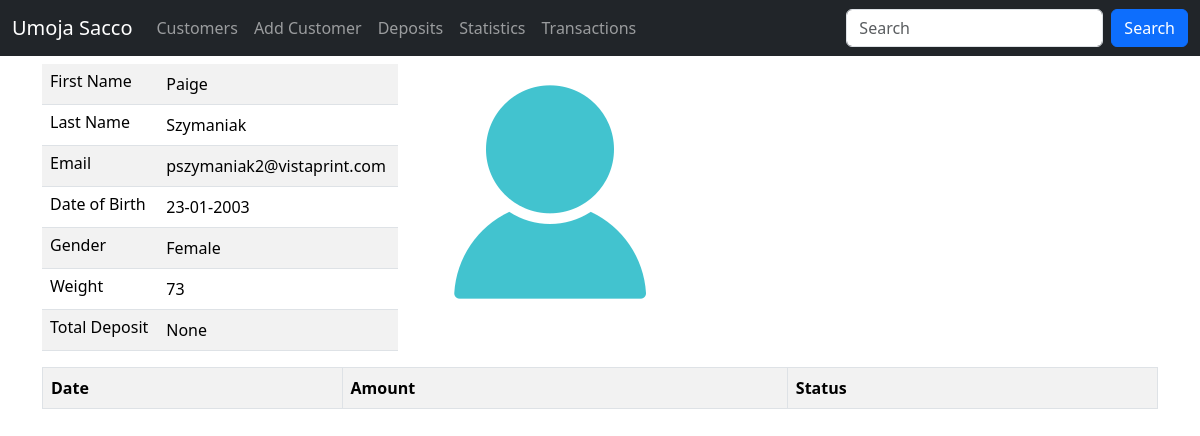
The page /customer/details/5 (signed in) on the database as committed earlier.
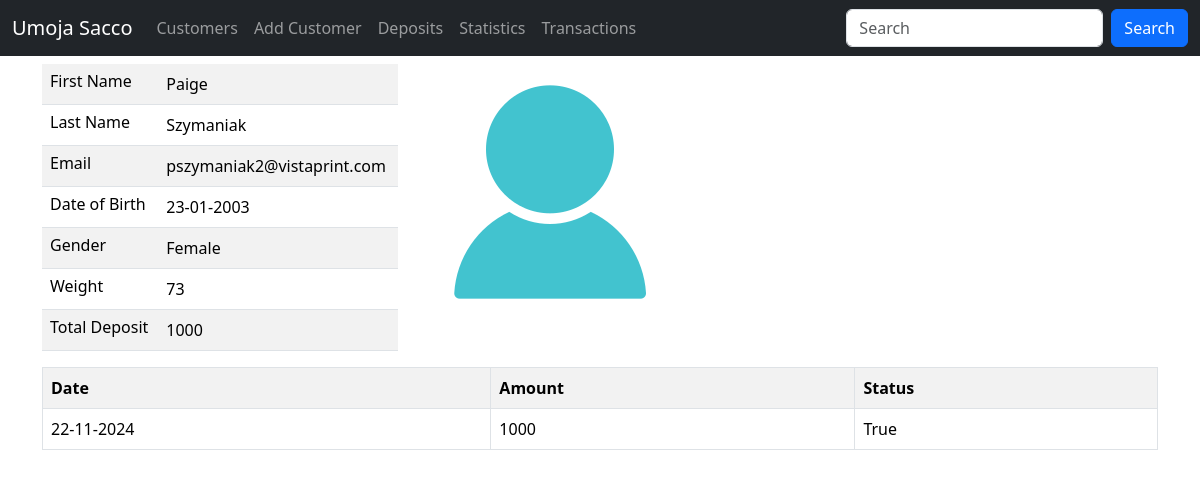
The same page on the database as committed later.
### sacco/models.py (models this page shows, shortened)
class Customer(models.Model):
    first_name = models.CharField(max_length=30)
    last_name = models.CharField(max_length=30)
    email = models.EmailField(unique=True)
    dob = models.DateField()
    gender = models.CharField(max_length=10)
    weight = models.IntegerField(default=0)
    created_at = models.DateTimeField(auto_now_add=True)
    updated_at = models.DateTimeField(auto_now=True)
    class Meta:
        db_table = 'customers'

class Deposit(models.Model):
    amount = models.IntegerField()
    status = models.BooleanField(default=False)
    customer = models.ForeignKey(Customer, on_delete=models.CASCADE)
    created_at = models.DateTimeField(auto_now_add=True)
    updated_at = models.DateTimeField(auto_now=True)
    class Meta:
        db_table = 'deposits'

### sacco/views.py (the view)
# urls.py: path('customer/details/<int:customer_id>', views.customer_details, name='customer_details'),
@login_required
@permission_required("sacco.view_customer", raise_exception=True)
def customer_details(request, customer_id):
    customer = Customer.objects.get(id=customer_id)
    deposits = Deposit.objects.filter(customer_id=customer_id)
    total = Deposit.objects.filter(customer=customer).filter(status=True).aggregate(Sum('amount')) ['amount__sum']
    return render(request, "details.html", {"deposits": deposits, "customer": customer, "total": total})

### templates/details.html (shortened to what this page needs)
{% extends 'master.html' %}
{% load static %}
{% block content %}
    <div class="container">
        <div class="row mt-2">
            <div class="col-sm-4">
                <table class="table table-striped">
                    <tr>
                        <td class="h6">First Name</td>
                        <td>{{ customer.first_name }}</td>
                    </tr>
                    <tr>
                        <td class="h6">Last Name</td>
                        <td>{{ customer.last_name }}</td>
                    </tr>
                    <tr>
                        <td class="h6">Email</td>
                        <td>{{ customer.email }}</td>
                    </tr>
                    <tr>
                        <td class="h6">Date of Birth</td>
                        <td>{{ customer.dob | date:"d-m-Y" }}</td>
                    </tr>
                    <tr>
                        <td class="h6">Gender</td>
                        <td>{{ customer.gender }}</td>
                    </tr>
                    <tr>
                        <td class="h6">Weight</td>
                        <td>{{ customer.weight }}</td>
                    </tr>
                    <tr>
                        <td class="h6">Total Deposit</td>
                        <td>{{ total }}</td>
                    </tr>
                </table>
            </div>
            <div class="col-sm-4">
                <img src="{% static 'profile.png' %}" alt="">
            </div>
            <div>
                <table class="table table-bordered table-striped">
                    <tr>
                        <th>Date</th>
                        <th>Amount</th>
                        <th>Status</th>
                    </tr>
                    {% for depo in deposits %}
                    	<tr>
                        <td>{{ depo.created_at | date:"d-m-Y" }}</td>
                        <td>{{ depo.amount }}</td>
                        <td>{{ depo.status }}</td>
                        </tr>
                    {% endfor %}
                </table>
            </div>
        </div>
    </div>
{% endblock %}

### templates/master.html (shortened to what this page needs)
<!DOCTYPE html>
<html lang="en">
<head>
    <link href="https://cdn.jsdelivr.net/npm/bootstrap@5.3.3/dist/css/bootstrap.min.css" rel="stylesheet">
</head>
<body>
<nav class="navbar navbar-expand-sm navbar-dark bg-dark">
    <div class="container-fluid">
        <a class="navbar-brand" href="">Umoja Sacco</a>
        <div class="collapse navbar-collapse" id="mynavbar">
            <ul class="navbar-nav me-auto">
                <li class="nav-item">
                    <a class="nav-link" href="{% url 'customers' %}">Customers</a>
                </li>
                <li class="nav-item">
                    <a class="nav-link" href="{% url 'add_customer' %}">Add Customer</a>
                </li>
                <li class="nav-item">
                    <a class="nav-link" href="{% url 'deposits' %}">Deposits</a>
                </li>
                <li class="nav-item">
                    <a class="nav-link" href="#">Statistics</a>
                </li>
                <li class="nav-item">
                    <a class="nav-link" href="#">Transactions</a>
                </li>
            </ul>
            <form class="d-flex" method="get" action="{% url 'search_customer' %}">
                <input class="form-control me-2" type="text" name= "search" placeholder="Search">
                <button class="btn btn-primary" type="submit">Search</button>
            </form>
        </div>
    </div>
</nav>
{% block content %}
{% endblock %}
</body>
</html>

Rows that differ between the two databases and show on the page:
added Deposit: created_at "22-11-2024", amount "1000", status "True"
Other text that changed with them:
{{ total }}: "None" → "1000"
